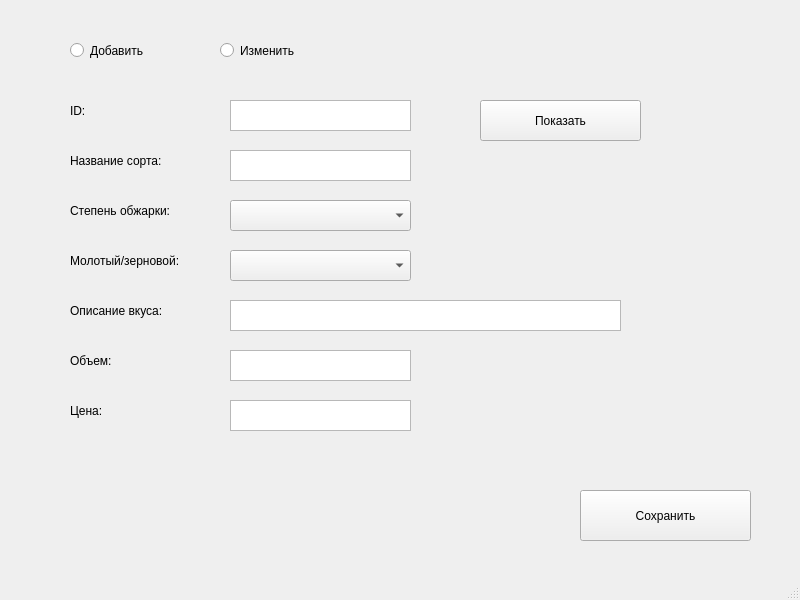
<?xml version="1.0" encoding="UTF-8"?>
<ui version="4.0">
 <class>MainWindow</class>
 <widget class="QMainWindow" name="MainWindow">
  <property name="geometry">
   <rect>
    <x>0</x>
    <y>0</y>
    <width>800</width>
    <height>600</height>
   </rect>
  </property>
  <property name="windowTitle">
   <string>MainWindow</string>
  </property>
  <widget class="QWidget" name="centralwidget">
   <widget class="QRadioButton" name="radioButton">
    <property name="geometry">
     <rect>
      <x>70</x>
      <y>40</y>
      <width>121</width>
      <height>21</height>
     </rect>
    </property>
    <property name="text">
     <string>Добавить</string>
    </property>
   </widget>
   <widget class="QRadioButton" name="radioButton_2">
    <property name="geometry">
     <rect>
      <x>220</x>
      <y>40</y>
      <width>141</width>
      <height>21</height>
     </rect>
    </property>
    <property name="text">
     <string>Изменить</string>
    </property>
   </widget>
   <widget class="QLabel" name="label">
    <property name="geometry">
     <rect>
      <x>70</x>
      <y>100</y>
      <width>81</width>
      <height>21</height>
     </rect>
    </property>
    <property name="text">
     <string>ID:</string>
    </property>
   </widget>
   <widget class="QLabel" name="label_2">
    <property name="geometry">
     <rect>
      <x>70</x>
      <y>150</y>
      <width>151</width>
      <height>21</height>
     </rect>
    </property>
    <property name="text">
     <string>Название сорта:</string>
    </property>
   </widget>
   <widget class="QLabel" name="label_3">
    <property name="geometry">
     <rect>
      <x>70</x>
      <y>250</y>
      <width>151</width>
      <height>21</height>
     </rect>
    </property>
    <property name="text">
     <string>Молотый/зерновой:</string>
    </property>
   </widget>
   <widget class="QLabel" name="label_4">
    <property name="geometry">
     <rect>
      <x>70</x>
      <y>200</y>
      <width>151</width>
      <height>21</height>
     </rect>
    </property>
    <property name="text">
     <string>Степень обжарки:</string>
    </property>
   </widget>
   <widget class="QLabel" name="label_5">
    <property name="geometry">
     <rect>
      <x>70</x>
      <y>350</y>
      <width>141</width>
      <height>21</height>
     </rect>
    </property>
    <property name="text">
     <string>Объем:</string>
    </property>
   </widget>
   <widget class="QLabel" name="label_6">
    <property name="geometry">
     <rect>
      <x>70</x>
      <y>300</y>
      <width>151</width>
      <height>21</height>
     </rect>
    </property>
    <property name="text">
     <string>Описание вкуса:</string>
    </property>
   </widget>
   <widget class="QLabel" name="label_7">
    <property name="geometry">
     <rect>
      <x>70</x>
      <y>400</y>
      <width>141</width>
      <height>21</height>
     </rect>
    </property>
    <property name="text">
     <string>Цена:</string>
    </property>
   </widget>
   <widget class="QComboBox" name="comboBox">
    <property name="geometry">
     <rect>
      <x>230</x>
      <y>250</y>
      <width>181</width>
      <height>31</height>
     </rect>
    </property>
   </widget>
   <widget class="QPlainTextEdit" name="plainTextEdit">
    <property name="geometry">
     <rect>
      <x>230</x>
      <y>300</y>
      <width>391</width>
      <height>31</height>
     </rect>
    </property>
   </widget>
   <widget class="QPlainTextEdit" name="plainTextEdit_3">
    <property name="geometry">
     <rect>
      <x>230</x>
      <y>150</y>
      <width>181</width>
      <height>31</height>
     </rect>
    </property>
   </widget>
   <widget class="QPushButton" name="pushButton_3">
    <property name="geometry">
     <rect>
      <x>580</x>
      <y>490</y>
      <width>171</width>
      <height>51</height>
     </rect>
    </property>
    <property name="text">
     <string>Сохранить</string>
    </property>
   </widget>
   <widget class="QPlainTextEdit" name="plainTextEdit_4">
    <property name="geometry">
     <rect>
      <x>230</x>
      <y>100</y>
      <width>181</width>
      <height>31</height>
     </rect>
    </property>
   </widget>
   <widget class="QPlainTextEdit" name="plainTextEdit_5">
    <property name="geometry">
     <rect>
      <x>230</x>
      <y>350</y>
      <width>181</width>
      <height>31</height>
     </rect>
    </property>
   </widget>
   <widget class="QPlainTextEdit" name="plainTextEdit_6">
    <property name="geometry">
     <rect>
      <x>230</x>
      <y>400</y>
      <width>181</width>
      <height>31</height>
     </rect>
    </property>
   </widget>
   <widget class="QComboBox" name="comboBox_2">
    <property name="geometry">
     <rect>
      <x>230</x>
      <y>200</y>
      <width>181</width>
      <height>31</height>
     </rect>
    </property>
   </widget>
   <widget class="QPushButton" name="pushButton_4">
    <property name="geometry">
     <rect>
      <x>480</x>
      <y>100</y>
      <width>161</width>
      <height>41</height>
     </rect>
    </property>
    <property name="text">
     <string>Показать</string>
    </property>
   </widget>
  </widget>
  <widget class="QMenuBar" name="menubar">
   <property name="geometry">
    <rect>
     <x>0</x>
     <y>0</y>
     <width>800</width>
     <height>18</height>
    </rect>
   </property>
  </widget>
  <widget class="QStatusBar" name="statusbar"/>
 </widget>
 <resources/>
 <connections/>
</ui>
